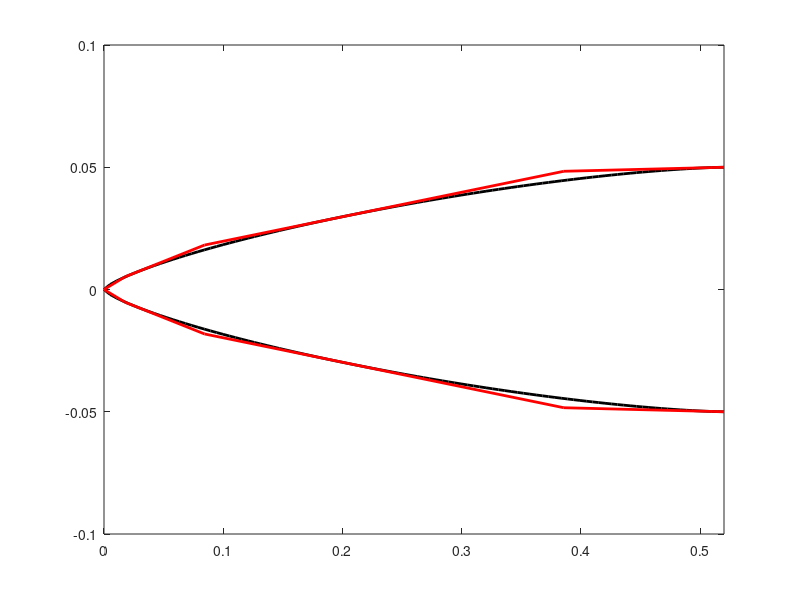
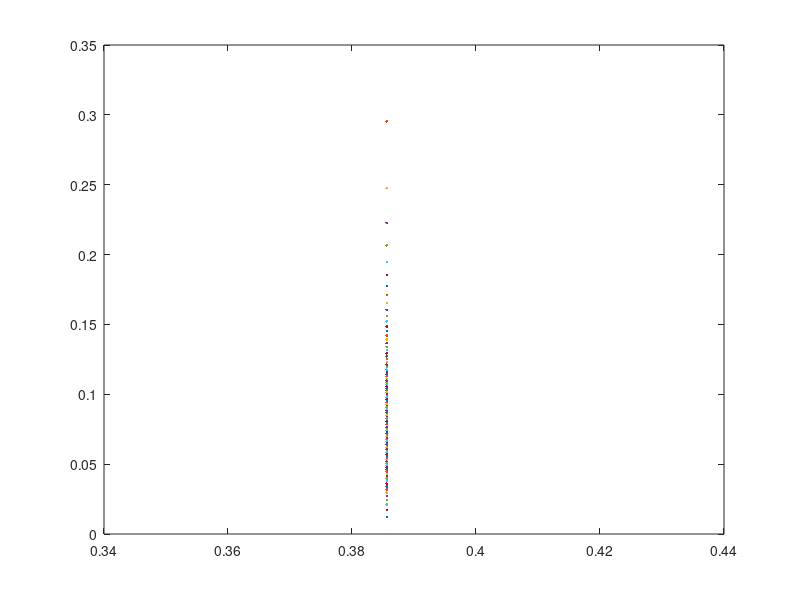

These figures' MATLAB source, in order:
%Nose cone function and tangent approximation
close all
clear all
L = 0.52; %nose length
R = 0.05 ; %nose base radius
C= 0; %haack series parameter, 0 for Von Karman
x = linspace(0,L,100);

%nosecon shape function
y = @(x) (R/sqrt(pi))*sqrt(acos(1-(2.*x)/L)-(sin(2.*acos(1-(2.*x)/L)))/2+C*(sin(acos(1-(2.*x)/L))).^3);
ys = y(x);

%slope of the tangent lines
dy_by_dx = @(x) -(R.*((2.*cos(2.*acos(1 - (2.*x)./L)))./(L.*(1 - ((2.*x)./L - 1).^2.).^(1/2)) - 2./(L.*(1 - ((2.*x)./L - 1).^2).^(1/2)) + (6.*C.*(1 - ((2.*x)./L - 1).^2).^(1/2).*((2.*x)./L - 1))./L))./(2.*sqrt(pi).*(acos(1 - (2.*x)./L) - sin(2.*acos(1 - (2.*x)./L))/2 + C.*(1 - ((2.*x)./L - 1).^2).^(3/2)).^(1/2));
y_f = dy_by_dx(x);

S = 4; %desired segments
d_t_n = S;
f_t_n = 2; %found tangent nodes
g_max = max(y_f)
g_min = min(y_f)
d_range = (g_max-g_min)/(S-1) 
i = 2; %counter
x_t_n = [min(x)]
y_t_n = [0]
y_f_t_n = [g_max]
x_n = [min(x)];
y_n = [0];
x_pr_t_n = min(x);
y_f_pr_t_n = max(y_f);
while d_t_n > f_t_n
    delta = abs(y_f_pr_t_n-y_f(i));
    if delta >d_range
        x_t_n(f_t_n) = x(i);
        y_f_t_n(f_t_n) = y_f(i);
        y_t_n(f_t_n) = ys(i);
        x_pr_t_n = x(i);
        y_f_pr_t_n = y_f(i);
        f_t_n = f_t_n + 1;
    end
    i = i+1;
end
x_t_n(f_t_n) = max(x);
y_f_t_n(f_t_n) = g_min;
y_t_n(f_t_n) = R;

figure 
plot(x,ys,"k",'linewidth',2)
hold on
plot(x,-ys,"k",'linewidth',2)
axis([0 L -0.1 0.1])

for j = 1:(length(x_t_n)-1)
    x1 = x_t_n(j);
    x2 = x_t_n(j+1);
    y1 = y_t_n(j);
    y2 = y_t_n(j+1);
    m1 = y_f_t_n(j);
    m2 = y_f_t_n(j+1);
    x = (y2-y1+m1*x1-m2*x2)/(m1-m2);
    y = m1*(x-x1)+y1;
    x_n(j+1)=x;
    y_n(j+1)=y;
    
end
x_n(length(x_t_n)+1) = L;
y_n(length(y_t_n)+1) = R;

for k=1:length(x_n)-1
    plot([x_n(k);x_n(k+1)], [y_n(k);y_n(k+1)],'r','linewidth',2)
    plot([x_n(k);x_n(k+1)], [-y_n(k);-y_n(k+1)],'r','linewidth',2)
end
hold off
figure
plot(x,y_f,'linewidth',2)
